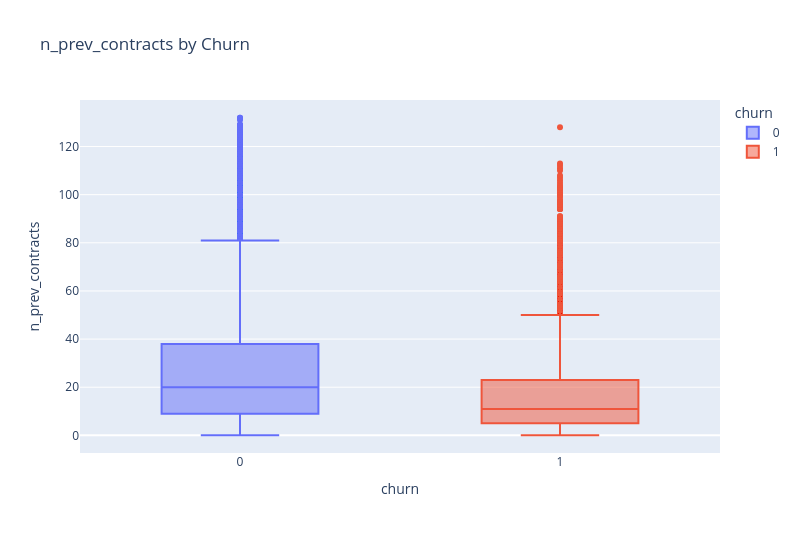
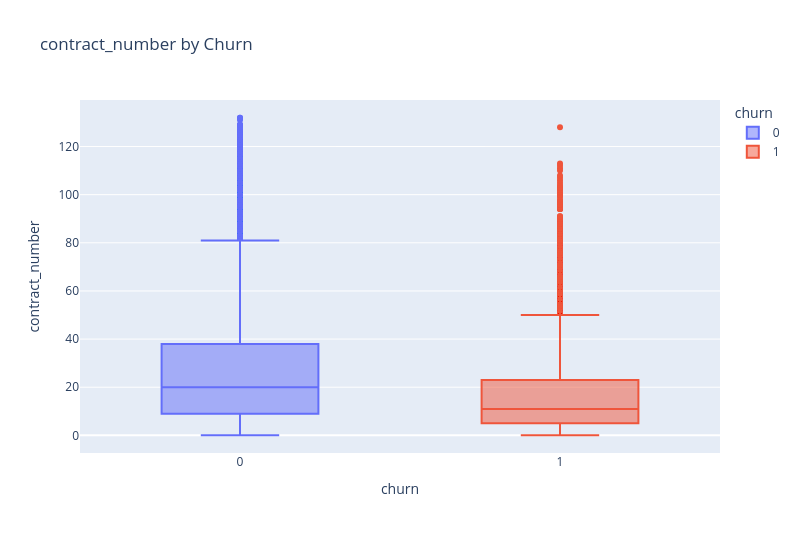
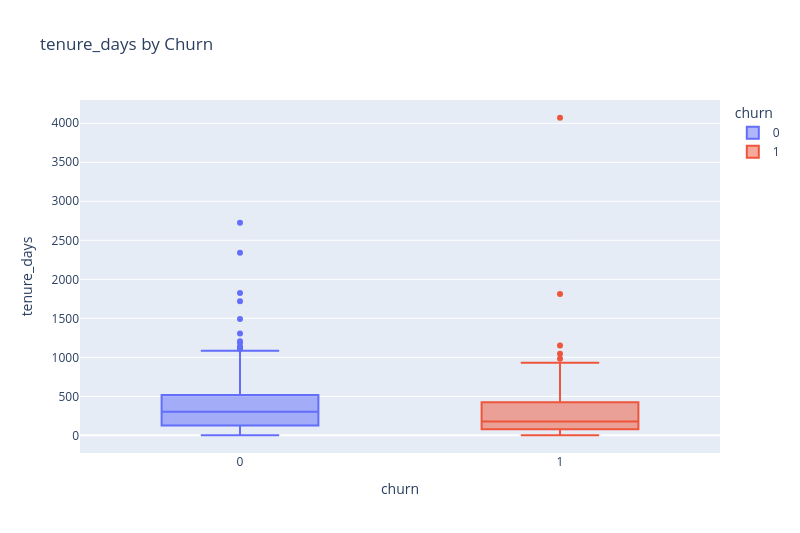

The notebook cell these images were saved under, in order:
### Code cell
# Calculate feature-target correlations FIRST
corr_df = feature_target_correlation(df, target='churn')

print("Top 15 features most correlated with churn:\n")
print(corr_df.head(15).to_string(index=False))

print(f"\n💡 Interpretation:")
print("  • Cramér's V: categorical features (0 = no association, 1 = perfect)")
print("  • Point-biserial: numeric features (-1 to +1, like Pearson)")
print(f"\n  Most correlations are <0.15 (weak to moderate) - typical for churn datasets")

# Auto-plot TOP 5 NUMERIC features
top_numeric = corr_df[corr_df['method'] == 'point-biserial'].head(5)

print(f"\n📊 Top {len(top_numeric)} Numeric Features vs Churn:\n")
for idx, row in top_numeric.iterrows():
    print(f"  {row['feature']} (correlation: {row['correlation']:.3f})")
    plot_numeric_vs_churn(df, row['feature'])

### Figure 1 — Plotly figure (JSON) as saved in the notebook; plotly's stock layout.template omitted (floating-point values rounded to 4 significant figures; data arrays with more than 128 entries replaced by an {"elided": "..."} marker saying what was removed)
{"data": [{"alignmentgroup": "True", "hovertemplate": "churn=%{x}<br>n_prev_contracts=%{y}<extra></extra>", "legendgroup": "0", "marker": {"color": "#636efa"}, "name": "0", "notched": false, "offsetgroup": "0", "orientation": "v", "showlegend": true, "type": "box", "x": {"elided": "70329 int values"}, "x0": " ", "xaxis": "x", "y": {"elided": "70329 int values"}, "y0": " ", "yaxis": "y"}, {"alignmentgroup": "True", "hovertemplate": "churn=%{x}<br>n_prev_contracts=%{y}<extra></extra>", "legendgroup": "1", "marker": {"color": "#EF553B"}, "name": "1", "notched": false, "offsetgroup": "1", "orientation": "v", "showlegend": true, "type": "box", "x": {"elided": "29671 int values"}, "x0": " ", "xaxis": "x", "y": {"elided": "29671 int values"}, "y0": " ", "yaxis": "y"}], "layout": {"boxmode": "overlay", "height": 533.3, "legend": {"title": {"text": "churn"}, "tracegroupgap": 0}, "title": {"text": "n_prev_contracts by Churn"}, "width": 800, "xaxis": {"anchor": "y", "categoryarray": [0, 1], "categoryorder": "array", "domain": [0, 1], "title": {"text": "churn"}}, "yaxis": {"anchor": "x", "domain": [0, 1], "title": {"text": "n_prev_contracts"}}}}

### Figure 2 — Plotly figure (JSON) as saved in the notebook; plotly's stock layout.template omitted (floating-point values rounded to 4 significant figures; data arrays with more than 128 entries replaced by an {"elided": "..."} marker saying what was removed)
{"data": [{"alignmentgroup": "True", "hovertemplate": "churn=%{x}<br>contract_number=%{y}<extra></extra>", "legendgroup": "0", "marker": {"color": "#636efa"}, "name": "0", "notched": false, "offsetgroup": "0", "orientation": "v", "showlegend": true, "type": "box", "x": {"elided": "70329 int values"}, "x0": " ", "xaxis": "x", "y": {"elided": "70329 int values"}, "y0": " ", "yaxis": "y"}, {"alignmentgroup": "True", "hovertemplate": "churn=%{x}<br>contract_number=%{y}<extra></extra>", "legendgroup": "1", "marker": {"color": "#EF553B"}, "name": "1", "notched": false, "offsetgroup": "1", "orientation": "v", "showlegend": true, "type": "box", "x": {"elided": "29671 int values"}, "x0": " ", "xaxis": "x", "y": {"elided": "29671 int values"}, "y0": " ", "yaxis": "y"}], "layout": {"boxmode": "overlay", "height": 533.3, "legend": {"title": {"text": "churn"}, "tracegroupgap": 0}, "title": {"text": "contract_number by Churn"}, "width": 800, "xaxis": {"anchor": "y", "categoryarray": [0, 1], "categoryorder": "array", "domain": [0, 1], "title": {"text": "churn"}}, "yaxis": {"anchor": "x", "domain": [0, 1], "title": {"text": "contract_number"}}}}

### Figure 3 — Plotly figure (JSON) as saved in the notebook; plotly's stock layout.template omitted (floating-point values rounded to 4 significant figures; data arrays with more than 128 entries replaced by an {"elided": "..."} marker saying what was removed)
{"data": [{"alignmentgroup": "True", "hovertemplate": "churn=%{x}<br>tenure_days=%{y}<extra></extra>", "legendgroup": "0", "marker": {"color": "#636efa"}, "name": "0", "notched": false, "offsetgroup": "0", "orientation": "v", "showlegend": true, "type": "box", "x": {"elided": "70329 int values"}, "x0": " ", "xaxis": "x", "y": {"elided": "70329 int values"}, "y0": " ", "yaxis": "y"}, {"alignmentgroup": "True", "hovertemplate": "churn=%{x}<br>tenure_days=%{y}<extra></extra>", "legendgroup": "1", "marker": {"color": "#EF553B"}, "name": "1", "notched": false, "offsetgroup": "1", "orientation": "v", "showlegend": true, "type": "box", "x": {"elided": "29671 int values"}, "x0": " ", "xaxis": "x", "y": {"elided": "29671 int values"}, "y0": " ", "yaxis": "y"}], "layout": {"boxmode": "overlay", "height": 533.3, "legend": {"title": {"text": "churn"}, "tracegroupgap": 0}, "title": {"text": "tenure_days by Churn"}, "width": 800, "xaxis": {"anchor": "y", "categoryarray": [0, 1], "categoryorder": "array", "domain": [0, 1], "title": {"text": "churn"}}, "yaxis": {"anchor": "x", "domain": [0, 1], "title": {"text": "tenure_days"}}}}
